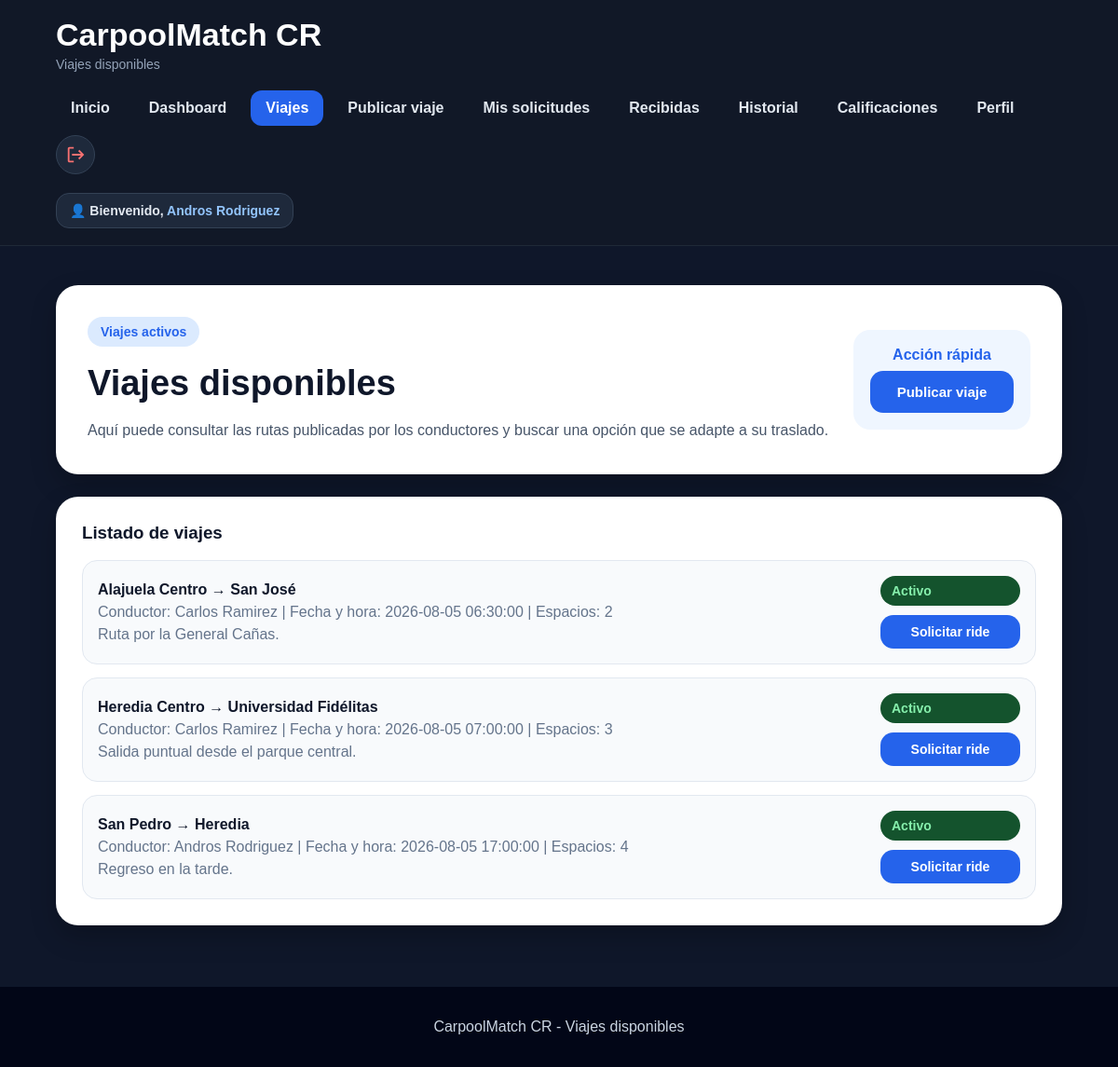
The app's page /viajes.php (signed in), older data.
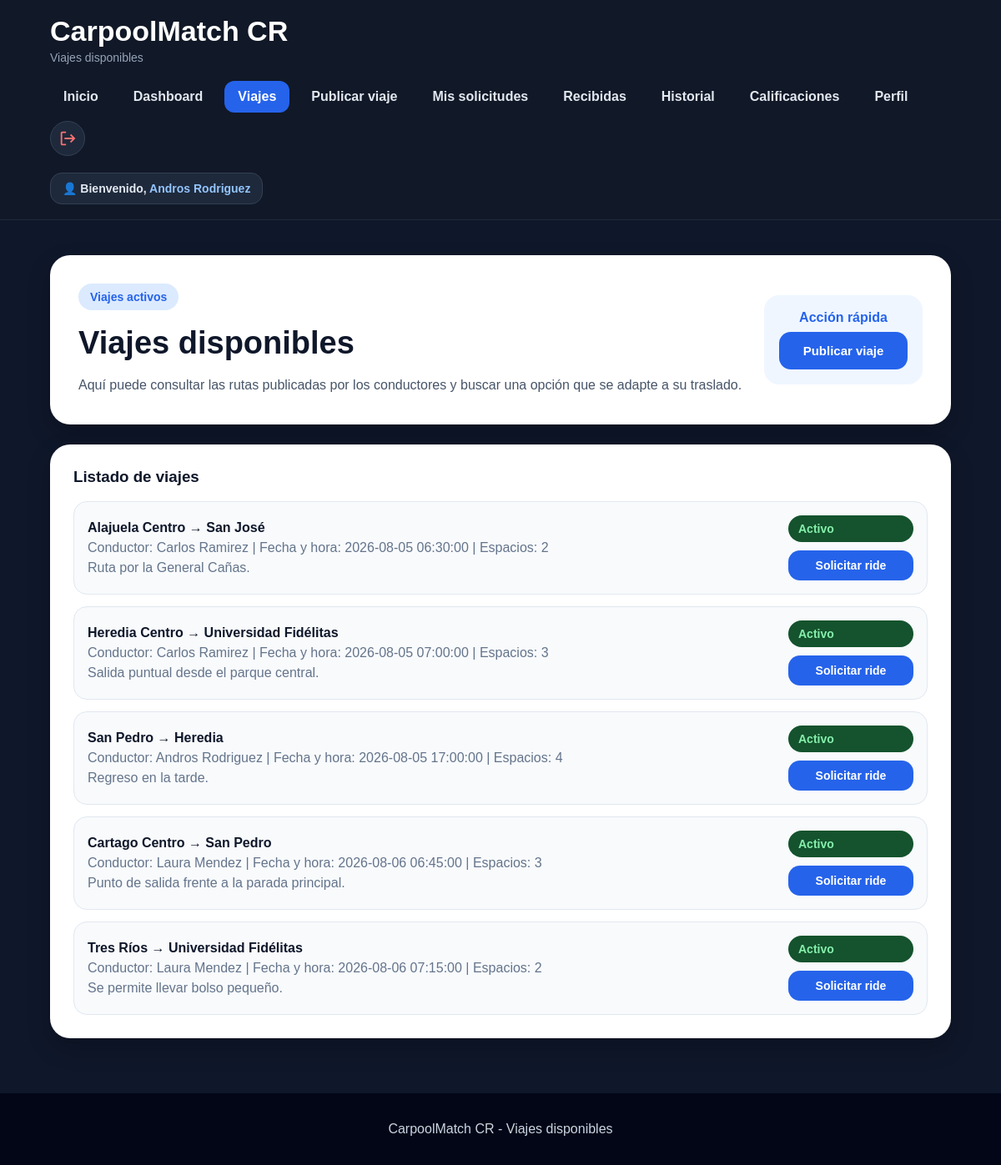
The same page, newer data.
### tables this page shows
CREATE TABLE viajes (
    id_viaje INT AUTO_INCREMENT PRIMARY KEY,
    id_conductor INT NOT NULL,
    punto_salida VARCHAR(150) NOT NULL,
    destino VARCHAR(150) NOT NULL,
    fecha_hora DATETIME NOT NULL,
    asientos_disponibles INT NOT NULL,
    observaciones TEXT,
    estado ENUM('Activo', 'Completo', 'Cancelado') DEFAULT 'Activo',
    fecha_publicacion TIMESTAMP DEFAULT CURRENT_TIMESTAMP,
    FOREIGN KEY (id_conductor) REFERENCES usuarios(id_usuario)
);

CREATE TABLE usuarios (
    id_usuario INT AUTO_INCREMENT PRIMARY KEY,
    nombre VARCHAR(100) NOT NULL,
    correo VARCHAR(120) NOT NULL UNIQUE,
    telefono VARCHAR(8) NOT NULL,
    tipo_usuario ENUM('Conductor', 'Pasajero', 'Ambos') NOT NULL,
    contrasena VARCHAR(255) NOT NULL,
    fecha_registro TIMESTAMP DEFAULT CURRENT_TIMESTAMP,
    reputacion DECIMAL(3,2) DEFAULT 5.00,
    estado ENUM('Activo', 'Inactivo') DEFAULT 'Activo'
);

### viajes.php (the view, shortened to what this page needs)
<?php
include "php/conexion.php";
$nombreUsuario = $_SESSION["nombre"];
$consulta = "SELECT viajes.id_viaje,
                    viajes.punto_salida,
                    viajes.destino,
                    viajes.fecha_hora,
                    viajes.asientos_disponibles,
                    viajes.observaciones,
                    viajes.estado,
                    usuarios.nombre AS nombre_conductor
             FROM viajes
             INNER JOIN usuarios ON viajes.id_conductor = usuarios.id_usuario
             WHERE viajes.estado = 'Activo'
             ORDER BY viajes.fecha_hora ASC";
$resultado = mysqli_query($conexion, $consulta);
?>
<!DOCTYPE html>
<html lang="es">
<head>
    <link rel="stylesheet" href="css/style.css">
</head>
<body>
    <header class="header">
        <div class="brand">
            <h1>CarpoolMatch CR</h1>
            <p>Viajes disponibles</p>
        </div>
        <nav class="nav">
            <a href="index.html">Inicio</a>
            <a href="dashboard.php">Dashboard</a>
            <a href="viajes.php" class="nav-btn">Viajes</a>
            <a href="publicar-viaje.php">Publicar viaje</a>
            <a href="solicitudes.php">Mis solicitudes</a>
            <a href="solicitudes-recibidas.php">Recibidas</a>
            <a href="historial.php">Historial</a>
            <a href="calificaciones.php">Calificaciones</a>
            <a href="perfil.php">Perfil</a>
            <a href="php/logout.php" class="logout-icon" title="Cerrar sesión">
                <svg viewBox="0 0 24 24">
                    <path d="M10 3H5c-1.1 0-2 .9-2 2v14c0 1.1.9 2 2 2h5v-2H5V5h5V3z"></path>
                    <path d="M16.6 17.6 15.2 16.2 18.4 13H8v-2h10.4l-3.2-3.2 1.4-1.4L22.2 12z"></path>
                </svg>
            </a>
        </nav>
        <div class="usuario-header">
            👤 Bienvenido, <span><?php echo $nombreUsuario; ?></span>
        </div>
    </header>
    <main class="dashboard container">
        <section class="dashboard-welcome card">
            <div>
                <span class="tag">Viajes activos</span>
                <h2>Viajes disponibles</h2>
                <p>
                    Aquí puede consultar las rutas publicadas por los conductores y buscar una opción que se adapte a su
                    traslado.
                </p>
            </div>
            <div class="dashboard-user">
                <strong>Acción rápida</strong>
                <a href="publicar-viaje.php" class="btn btn-primary full">Publicar viaje</a>
            </div>
        </section>
        <section class="card dashboard-section">
            <h3>Listado de viajes</h3>
            <div class="dashboard-list">
                <?php if (mysqli_num_rows($resultado) > 0) { ?>
                    <?php while ($viaje = mysqli_fetch_assoc($resultado)) { ?>
                        <div class="dashboard-item">
                            <div>
                                <strong>
                                    <?php echo $viaje["punto_salida"]; ?> → <?php echo $viaje["destino"]; ?>
                                </strong>
                                <p>
                                    Conductor: <?php echo $viaje["nombre_conductor"]; ?> |
                                    Fecha y hora: <?php echo $viaje["fecha_hora"]; ?> |
                                    Espacios: <?php echo $viaje["asientos_disponibles"]; ?>
                                </p>
                                <p>
                                    <?php echo $viaje["observaciones"]; ?>
                                </p>
                            </div>
                            <div class="acciones-viaje">
                                <span class="status">
                                    <?php echo $viaje["estado"]; ?>
                                </span>
                                <a href="php/solicitar_ride.php?id=<?php echo $viaje["id_viaje"]; ?>" class="btn btn-primary">
                                    Solicitar ride
                                </a>
                            </div>
                        </div>
                    <?php } ?>
                <?php } else { ?>
                    <p>No hay viajes disponibles en este momento.</p>
                <?php } ?>
            </div>
        </section>
    </main>
    <footer class="footer">
        <p>CarpoolMatch CR - Viajes disponibles</p>
    </footer>
</body>
</html>

### css/style.css (style rules this page uses)
* { box-sizing: border-box; }
body { margin: 0; font-family: Arial, Helvetica, sans-serif; background: #0f172a; color: #f8fafc; }
a { text-decoration: none; }
.container { width: 90%; max-width: 1180px; margin: 0 auto; }
.header { background: #111827; border-bottom: 1px solid #1f2937; padding: 18px 5%; display: flex; justify-content: space-between; align-items: center; gap: 20px; flex-wrap: wrap; position: sticky; top: 0; z-index: 10; }
.brand h1 { margin: 0; font-size: 34px; color: white; }
.brand p { margin: 4px 0 0; color: #94a3b8; font-size: 14px; }
.nav { display: flex; gap: 10px; flex-wrap: wrap; align-items: center; }
.nav a { color: #e2e8f0; padding: 10px 16px; border-radius: 12px; font-weight: bold; transition: 0.2s; }
.nav-btn { background: #2563eb; color: white !important; }
.btn { padding: 14px 22px; border-radius: 14px; font-weight: bold; display: inline-block; border: none; cursor: pointer; font-size: 15px; text-align: center; }
.btn-primary { background: #2563eb; color: white; }
.full { width: 100%; }
.card { background: white; color: #0f172a; border-radius: 24px; box-shadow: 0 12px 28px rgba(0, 0, 0, 0.22); }
.tag { display: inline-block; background: #dbeafe; color: #2563eb; padding: 8px 14px; border-radius: 999px; font-size: 14px; font-weight: bold; }
.status { background: #14532d; color: #86efac; padding: 8px 12px; border-radius: 999px; font-weight: bold; font-size: 14px; }
.footer { background: #020617; color: #cbd5e1; text-align: center; padding: 18px; }
.dashboard { padding: 42px 0; }
.dashboard-welcome { padding: 34px; display: flex; justify-content: space-between; align-items: center; gap: 24px; margin-bottom: 24px; }
.dashboard-welcome h2 { color: #0f172a; font-size: 38px; margin: 18px 0 12px; }
.dashboard-welcome p { color: #475569; line-height: 1.6; margin-bottom: 0; }
.dashboard-user { background: #eff6ff; color: #2563eb; padding: 18px; border-radius: 18px; min-width: 190px; text-align: center; }
.dashboard-user strong { display: block; margin-bottom: 8px; }
.dashboard-section { padding: 28px; margin-bottom: 24px; }
.dashboard-section h3 { color: #0f172a; margin-top: 0; margin-bottom: 18px; }
.dashboard-list { display: grid; gap: 14px; }
.dashboard-item { background: #f8fafc; border: 1px solid #e2e8f0; padding: 16px; border-radius: 16px; display: flex; justify-content: space-between; align-items: center; gap: 15px; }
.dashboard-item strong { color: #0f172a; }
.dashboard-item p { color: #64748b; margin: 6px 0 0; }
.usuario-header { background: #1e293b; color: #e2e8f0; padding: 10px 14px; border-radius: 14px; font-size: 14px; font-weight: bold; border: 1px solid #334155; }
.usuario-header span { color: #93c5fd; }
.logout-icon { width: 42px; height: 42px; display: grid !important; place-items: center; border-radius: 50% !important; background: #1e293b; border: 1px solid #334155; padding: 0 !important; }
.logout-icon svg { width: 22px; height: 22px; fill: #f87171; }
.acciones-viaje { display: grid; gap: 10px; min-width: 150px; }
.acciones-viaje .btn { padding: 10px 14px; font-size: 14px; }

Row changes from the older to the newer data that the page shows:
added viajes: punto_salida "Cartago Centro", destino "San Pedro", id_conductor.nombre "Laura Mendez", fecha_hora "2026-08-06 06:45:00", asientos_disponibles "3", observaciones "Punto de salida frente a la parada principal.", estado "Activo"
added viajes: punto_salida "Tres Ríos", destino "Universidad Fidélitas", id_conductor.nombre "Laura Mendez", fecha_hora "2026-08-06 07:15:00", asientos_disponibles "2", observaciones "Se permite llevar bolso pequeño.", estado "Activo"
